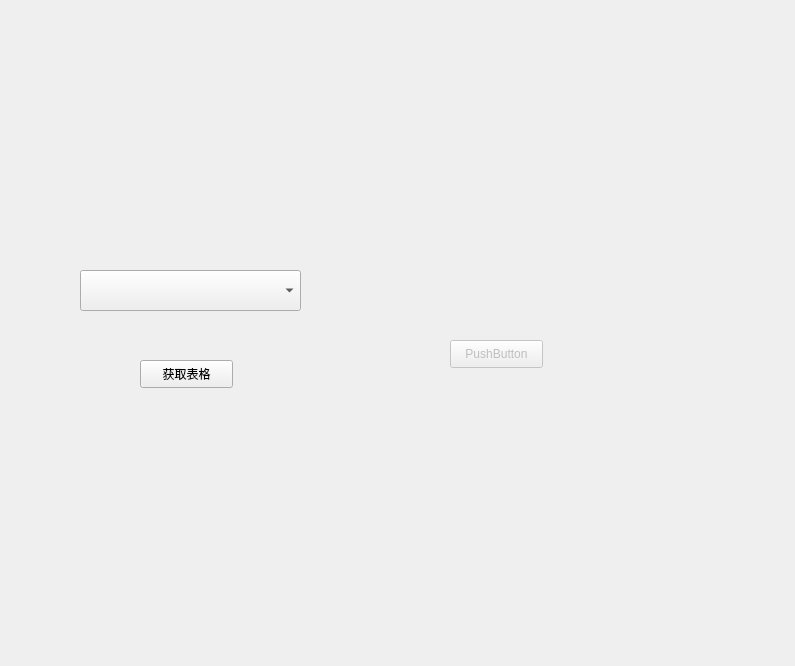
<?xml version="1.0" encoding="UTF-8"?>
<ui version="4.0">
 <class>form_closewin</class>
 <widget class="QWidget" name="form_closewin">
  <property name="geometry">
   <rect>
    <x>0</x>
    <y>0</y>
    <width>795</width>
    <height>666</height>
   </rect>
  </property>
  <property name="windowTitle">
   <string>Form</string>
  </property>
  <widget class="QPushButton" name="btn_acquiretable">
   <property name="geometry">
    <rect>
     <x>140</x>
     <y>360</y>
     <width>93</width>
     <height>28</height>
    </rect>
   </property>
   <property name="text">
    <string>获取表格</string>
   </property>
  </widget>
  <widget class="QComboBox" name="comboBox">
   <property name="geometry">
    <rect>
     <x>80</x>
     <y>270</y>
     <width>221</width>
     <height>41</height>
    </rect>
   </property>
  </widget>
  <widget class="QPushButton" name="pushButton">
   <property name="enabled">
    <bool>false</bool>
   </property>
   <property name="geometry">
    <rect>
     <x>450</x>
     <y>340</y>
     <width>93</width>
     <height>28</height>
    </rect>
   </property>
   <property name="text">
    <string>PushButton</string>
   </property>
  </widget>
 </widget>
 <resources/>
 <connections/>
</ui>
